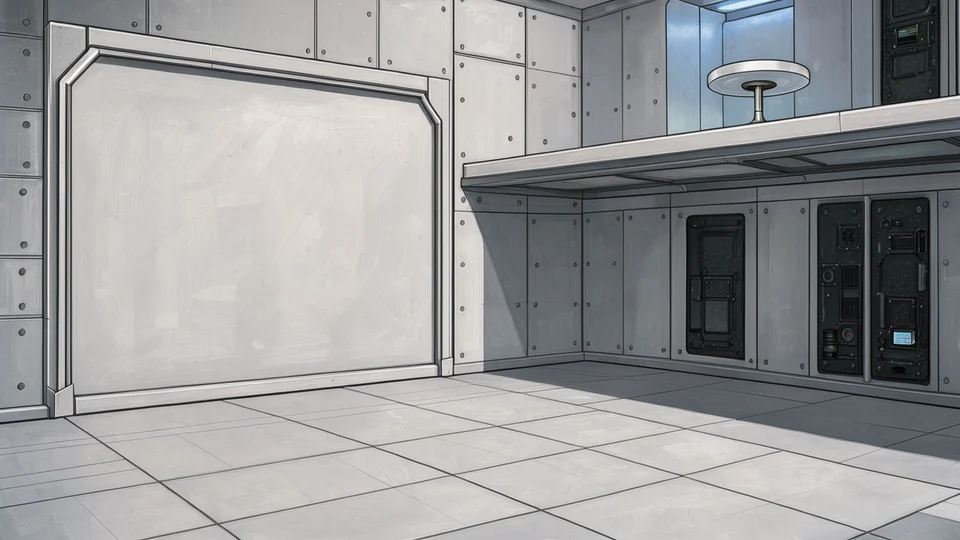
#> input picture assets/pointclick/s2/d_test28b.webp, 960 x 540 px, given in place of sky_22_nodragon.png, which was not available
$ python gen_regions.py
#> lines starting #> are read from the running program, lines starting #| are printed output that depends on the picture; after the words box and inside, x2 and y2 are one past the last pixel; in counts of white or black regions, pixels touching at a corner belong together
#!/usr/bin/env python3
"""Décor animé par images (sprites) : pour chaque zone mouvante du décor (rivière, roue, mammouth, flammes, herbes...), FLUX 3 Klein (édition,
local et gratuit) redessine la zone en 3 variantes ; elles sont réduites à la taille du jeu, ramenées à la palette du décor et détourées par un
masque adouci. Sortie : assets/pointclick/anim/<id>_<n>.png + index.json (position et taille). Relançable : saute les images déjà calculées.
Usage : gen_regions.py [scène ...]"""
import sys, os, json, subprocess
from PIL import Image, ImageDraw, ImageFilter, ImageEnhance
R = os.path.abspath(os.path.join(os.path.dirname(__file__), '..', '..', '..'))
WORK = os.path.join(R, 'easter eggs', 'pointclick', 'work'); REGW = os.path.join(WORK, 'reg'); os.makedirs(REGW, exist_ok=True)
OUT = os.path.join(R, 'assets', 'pointclick', 'anim'); os.makedirs(OUT, exist_ok=True)
S = 1280 / 480
rect = lambda x0, y0, x1, y1: [[x0, y0], [x1, y0], [x1, y1], [x0, y1]]
WATER = ['the river water with its ripples in slightly different positions and small sparkling light glints elsewhere', 'the river water with the ripples shifted further downstream and new sparkling glints', 'the river water with long soft ripples and glints in yet other places']
WHEEL = ['the wooden water wheel turned by about 20 degrees, the paddles and spokes in new positions', 'the wooden water wheel turned by about 40 degrees, the paddles and spokes in new positions', 'the wooden water wheel turned by about 60 degrees, the paddles and spokes in new positions']
WIND = ['the grass and flowers bending slightly to the right in the wind', 'the grass and flowers bending slightly to the left in the wind', 'the grass and flowers bending strongly to the right in the wind']
FIRE = ['the campfire flames flickering: one tall flame leaning left with a few sparks', 'the campfire flames flickering low and wide with sparks and glowing embers', 'the campfire flames tall and narrow leaning right with sparks']
CFG = {
  'rue': {'src': 'sky_22_nodragon.png', 'items': [
    {'id': 'rue_river1', 'poly': [[395, 198], [420, 190], [450, 192], [470, 198], [470, 218], [450, 226], [420, 228], [400, 218]], 'desc': WATER},
    {'id': 'rue_river2', 'poly': [[330, 158], [352, 156], [385, 158], [392, 166], [360, 168], [335, 166]], 'desc': WATER},
    {'id': 'rue_mammoth', 'poly': rect(386, 128, 421, 162), 'desc': ['the mammoth lowering its head and trunk to graze on the grass', 'the mammoth raising its head high with the trunk lifted', 'the mammoth turning its head slightly with the ears flapping']},
    {'id': 'rue_flowers', 'poly': rect(380, 226, 480, 268), 'desc': WIND},
    {'id': 'rue_grass', 'poly': rect(270, 238, 380, 268), 'desc': WIND}]},
  'mill': {'src': 'mill_121.png', 'items': [
    {'id': 'mill_wheel', 'poly': rect(126, 114, 198, 186), 'desc': WHEEL},
    {'id': 'mill_river', 'poly': [[300, 190], [345, 182], [420, 180], [480, 192], [480, 228], [440, 224], [395, 214], [345, 206], [310, 200]], 'desc': WATER},
    {'id': 'mill_garden', 'poly': rect(0, 188, 116, 216), 'desc': WIND},
    {'id': 'mill_grass', 'poly': rect(100, 236, 300, 268), 'desc': WIND}]},
  'meadow': {'src': 'meadow_141.png', 'items': [
    {'id': 'meadow_fire', 'poly': rect(112, 196, 172, 234), 'desc': FIRE},
    {'id': 'meadow_grass', 'poly': rect(0, 238, 480, 268), 'desc': WIND}]}
}

FLAME = ['the fireplace flames flickering tall and leaning left with a few sparks', 'the fireplace flames flickering low and wide with glowing embers', 'the fireplace flames tall and narrow leaning right with sparks']
CANDLE = ['the candle flame flickering small and straight', 'the candle flame taller and leaning left', 'the candle flame leaning right with a slightly brighter glow']
TORCH = ['the torch flame flickering tall and leaning left', 'the torch flame low and wide with embers', 'the torch flame tall and leaning right with sparks']
BANNER = ['the hanging red banner billowing slightly with its folds shifted to the left', 'the hanging red banner with its folds shifted to the right', 'the hanging red banner fluttering with a soft wave across its length']
MIST = ['the white mist drifting with its swirls shifted a little to the left', 'the white mist drifting with its swirls shifted a little to the right', 'the white mist thicker in new swirls']
GLINT = ['the floating golden sparkles and fireflies in new positions', 'the floating golden sparkles and fireflies drifted upwards in other positions', 'the floating golden sparkles and fireflies drifted sideways in other positions']
FIREW = ['the fireworks bursts in slightly different shapes with new sparkles', 'the fireworks bursts larger with new falling sparkles', 'the fireworks bursts smaller with different colors of sparkles']
LANT = ['the lantern glow flickering brighter', 'the lantern with a dimmer warm glow swaying slightly', 'the lantern swaying slightly to the right with a bright glow']
CFG2 = {
  'market': {'src': 'market.png', 'items': [
    {'id': 'market_stream', 'poly': rect(404, 236, 480, 268), 'desc': WATER},
    {'id': 'market_lamp', 'poly': rect(76, 58, 106, 92), 'desc': LANT}]},
  'gate': {'src': 'gate.png', 'items': [
    {'id': 'gate_banner_l', 'poly': rect(154, 80, 184, 142), 'desc': BANNER},
    {'id': 'gate_banner_r', 'poly': rect(328, 80, 358, 142), 'desc': BANNER}]},
  'house': {'src': 'house.png', 'items': [
    {'id': 'house_fire', 'poly': rect(22, 108, 100, 208), 'desc': FLAME},
    {'id': 'house_candle', 'poly': rect(138, 124, 160, 150), 'desc': CANDLE}]},
  'ford': {'src': 'ford.png', 'items': [
    {'id': 'ford_water', 'poly': rect(172, 112, 292, 180), 'desc': WATER},
    {'id': 'ford_mist', 'poly': rect(60, 62, 200, 118), 'desc': MIST}]},
  'wood': {'src': 'wood.png', 'items': [
    {'id': 'wood_pond', 'poly': [[334, 240], [372, 234], [430, 234], [478, 238], [478, 268], [330, 268]], 'desc': WATER},   # décor refait le 19/11 : mare réduite au coin inférieur droit
    {'id': 'wood_rays', 'poly': rect(150, 0, 290, 112), 'desc': GLINT},
    {'id': 'wood_spark', 'poly': rect(300, 10, 440, 70), 'desc': GLINT}]},
  'hall': {'src': 'hall.png', 'items': [
    {'id': 'hall_torch_l', 'poly': rect(30, 70, 64, 150), 'desc': TORCH},
    {'id': 'hall_torch_r', 'poly': rect(414, 92, 444, 150), 'desc': TORCH}]},
  'party': {'src': 'party.png', 'items': [
    {'id': 'party_fw_l', 'poly': rect(20, 0, 150, 52), 'desc': FIREW},
    {'id': 'party_fw_r', 'poly': rect(360, 0, 470, 52), 'desc': FIREW},
    {'id': 'party_lamp', 'poly': rect(384, 88, 440, 126), 'desc': LANT}]}
}
CFG.update(CFG2)


def build(scene, cfg, idx):
#> called with scene = 'rue'
    hi = Image.open(os.path.join(WORK, cfg['src'])).convert('RGB'); bgp = Image.open(os.path.join(R, 'assets', 'pointclick', scene + '.png'))
#> in build, hi is the input picture: PIL image 960x540 RGB; mean R, G, B 154.4, 154.9, 155.4
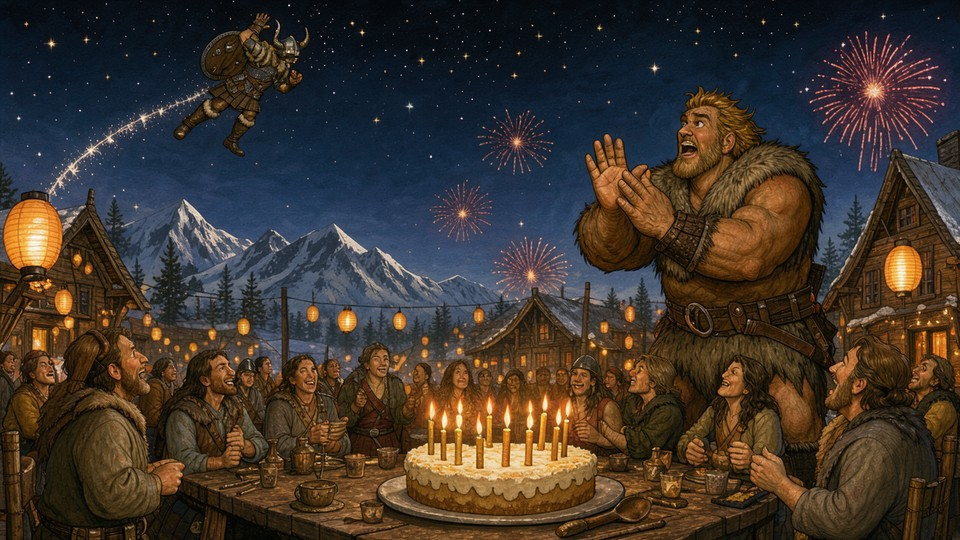
#> input picture easter eggs/pointclick/crossover/img/p_orbite.jpg, 960 x 540 px, given in place of rue.png, which was not available
#> in build, bgp is the input picture: PIL image 960x540 RGB; mean R, G, B 63.8, 53.4, 44.8
    for it in cfg['items']:
        xs = [p[0] for p in it['poly']]; ys = [p[1] for p in it['poly']]
        x0, y0, x1, y1 = int(min(xs)), int(min(ys)), int(max(xs)), int(max(ys)); w, h = x1 - x0, y1 - y0
        cw = max(384, int(w * S * 3)); ch = max(384, int(h * S * 3)); cx, cy = (x0 + x1) / 2 * S, (y0 + y1) / 2 * S
        l = int(min(max(cx - cw / 2, 0), 1280 - cw)); t = int(min(max(cy - ch / 2, 0), 720 - ch)); cw = min(cw, 1280); ch = min(ch, 720)
        ctx = hi.crop((l, t, l + cw, t + ch)); k = 768 / max(cw, ch); gw, gh = max(16, round(cw * k / 16) * 16), max(16, round(ch * k / 16) * 16)
#> after `ctx = hi.crop((l, t, l + cw, t + ch))`:
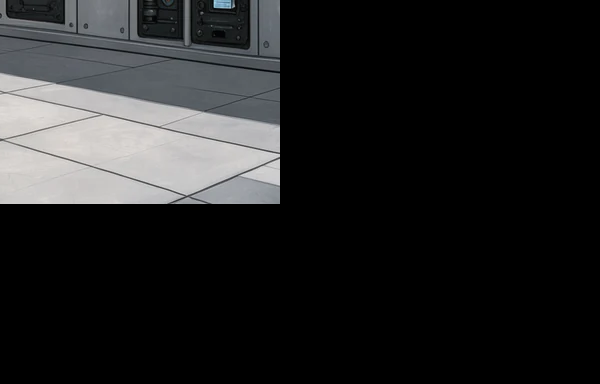
#> ctx: PIL image 600x384 RGB; mean R, G, B 34.1, 34.4, 34.8
        ref = os.path.join(REGW, it['id'] + '_ctx.png'); ctx.resize((gw, gh), Image.LANCZOS).save(ref)
        mask = Image.new('L', (w, h), 0); ImageDraw.Draw(mask).polygon([(p[0] - x0, p[1] - y0) for p in it['poly']], fill=255); mask = mask.filter(ImageFilter.GaussianBlur(1.3))
#> after `mask = Image.new('L', (w, h), 0)`: mask: PIL image 75x38 L; every value is 0
#> after `ImageDraw.Draw(mask).polygon([(p[0] - x0, p[1] - y0) for p in it['poly`:
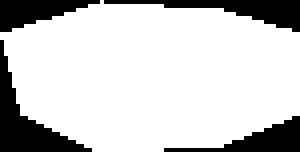
#> mask: PIL image 75x38 L (shown 4 times larger); 80.1% white; 4 black regions, box (x1, y1, x2, y2) and area: (0, 10, 23, 38) 190, (26, 0, 75, 8) 147, (41, 29, 75, 38) 118, (0, 0, 25, 8) 113
#> after `mask = mask.filter(ImageFilter.GaussianBlur(1.3))`:
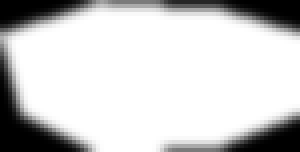
#> mask: PIL image 75x38 L (shown 4 times larger); min 0, max 255, mean 204.2
        for n, d in enumerate(it['desc']):
            raw = os.path.join(REGW, f"{it['id']}_{n}.png")
            if not os.path.exists(raw):
                p = f"Exactly the same image, same composition, same painting style, same colors and lighting everywhere. Only change this: {d}."
                subprocess.run(['flux-image', p, '-i', ref, '-o', raw, '-s', f'{gw}x{gh}', '--seed', str(500 + n * 7 + len(it['id']))], stdout=subprocess.DEVNULL, stderr=subprocess.DEVNULL)
#> (this line was passed over: subprocess is not available in this run)
            if not os.path.exists(raw): print('MANQUE', raw); continue
            g = Image.open(raw).convert('RGB').resize((cw, ch), Image.LANCZOS)
            reg = g.crop((round(x0 * S - l), round(y0 * S - t), round(x1 * S - l), round(y1 * S - t))).resize((w, h), Image.LANCZOS)
            reg = ImageEnhance.Contrast(ImageEnhance.Color(reg).enhance(1.12)).enhance(1.05)
            q = reg.quantize(palette=bgp, dither=Image.Dither.FLOYDSTEINBERG).convert('RGBA'); q.putalpha(mask)
            q.save(os.path.join(OUT, f"{it['id']}_{n}.png"), optimize=True)
        idx[it['id']] = {'x': x0, 'y': y0, 'w': w, 'h': h, 'n': len(it['desc'])}; print('ok', it['id'], flush=True)


def main():
    sel = sys.argv[1:] or list(CFG); ip = os.path.join(OUT, 'index.json'); idx = json.load(open(ip)) if os.path.exists(ip) else {}
    for s in sel:
        build(s, CFG[s], idx); json.dump(idx, open(ip, 'w'), indent=1)


#> (the run stopped early here; a loop or call above may not have finished)
